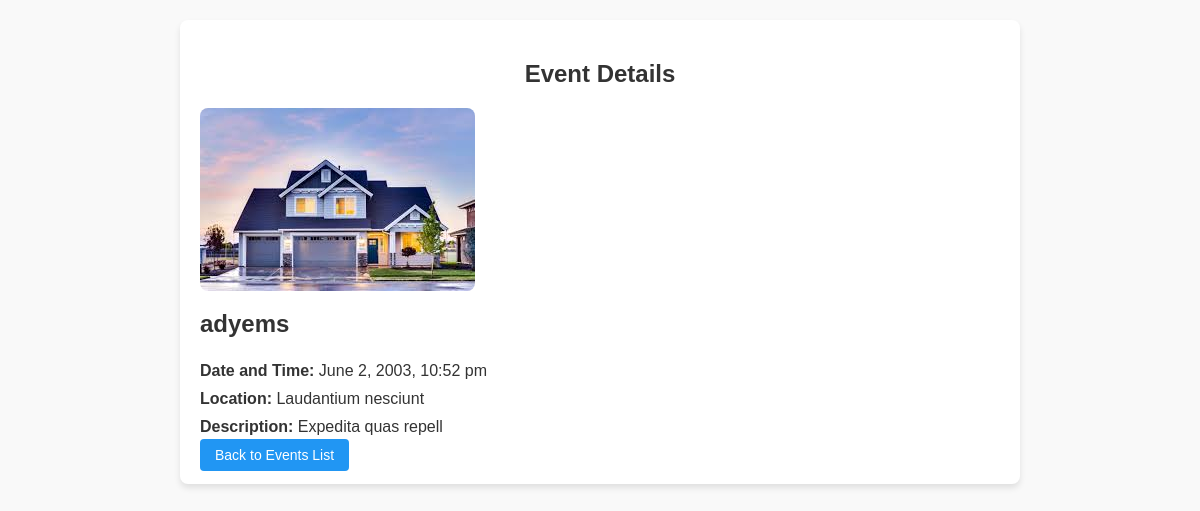
The page /dashboard/event_details.php?event_id=5 on the database its author committed.
### tables this page shows
CREATE TABLE `events` (
  `event_id` int(11) NOT NULL,
  `event_name` varchar(255) NOT NULL,
  `event_description` text NOT NULL,
  `event_date` datetime NOT NULL,
  `event_location` varchar(255) NOT NULL,
  `created_at` timestamp NOT NULL DEFAULT current_timestamp(),
  `updated_at` timestamp NOT NULL DEFAULT current_timestamp() ON UPDATE current_timestamp(),
  `event_image` varchar(255) DEFAULT NULL
);

### dashboard/event_details.php (the view, shortened to what this page needs)
<?php
$conn = new mysqli('localhost', 'unimaid9_unimaidresources', '#adyems123AD', 'unimaid9_unimaidresources');
if (isset($_GET['event_id'])) {
    $event_id = $_GET['event_id'];
    $sql_event = "SELECT * FROM events WHERE event_id = ?";
    $stmt = $conn->prepare($sql_event);
    $stmt->bind_param("i", $event_id);
    $stmt->execute();
    $result = $stmt->get_result();
    if ($result->num_rows > 0) {
        $event = $result->fetch_assoc();
        $event_date = date('F j, Y, g:i a', strtotime($event['event_date']));
    } else {
        echo "Event not found.";
        exit;
    }
} else {
    echo "Event ID not provided.";
    exit;
}
?>
<!DOCTYPE html>
<html lang="en">
<head>
</head>
<body>
    <div class="container">
        <h2>Event Details</h2>
        <div class="event-detail">
            <?php
            if ($event['event_image']) {
                echo '<img src="http://localhost/unimaidconnect/admin/' . htmlspecialchars($event['event_image']) . '" alt="Event Image">';
            }
            ?>
            <h3><?php echo htmlspecialchars($event['event_name']); ?></h3>
            <p><strong>Date and Time:</strong> <?php echo $event_date; ?></p>
            <p><strong>Location:</strong> <?php echo htmlspecialchars($event['event_location']); ?></p>
            <p><strong>Description:</strong> <?php echo nl2br(htmlspecialchars($event['event_description'])); ?></p>
            <a href="events.php" class="btn">Back to Events List</a>
        </div>
    </div>
</body>
</html>

### dashboard/event_details.php (style rules this page uses)
body { font-family: Arial, sans-serif; background-color: #f9f9f9; color: #333; }
.container { max-width: 800px; margin: 20px auto; padding: 20px; background-color: #fff; border-radius: 8px; box-shadow: 0 4px 6px rgba(0, 0, 0, 0.1); }
h2 { text-align: center; margin-bottom: 20px; }
.event-detail img { max-width: 100%; height: auto; border-radius: 8px; }
.event-detail h3 { font-size: 24px; margin-top: 15px; }
.event-detail p { margin: 10px 0; }
.btn { padding: 8px 15px; background-color: #2196F3; color: white; font-size: 14px; border: none; border-radius: 4px; cursor: pointer; text-decoration: none; }

### rows shown on the page
events: event_image (picture), event_name "adyems", event_date "June 2, 2003, 10:52 pm", event_location "Laudantium nesciunt", event_description "Expedita quas repell"
